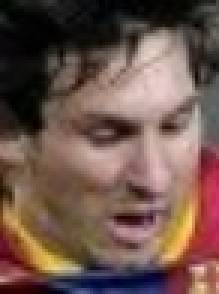
#> input picture Data/Messi1.jpg, 73 x 98 px (shown 3 times larger)
$ python Contours_Demo1.py --input ../Data/Messi1.jpg
#> lines starting #> are read from the running program, lines starting #| are printed output that depends on the picture; after the words box and inside, x2 and y2 are one past the last pixel; in counts of white or black regions, pixels touching at a corner belong together
import cv2 as cv
import numpy as np
import argparse
import random as rng

rng.seed(12345)
titleWindow = 'Contours_Demo1.py'

def thresh_callback(val):
    threshold = val

    ## [Canny]
    # Detect edges using Canny
    canny_output = cv.Canny(src_gray, threshold, threshold * 2)
    ## [Canny]

    ## [findContours]
    # Find contours
    contours, _ = cv.findContours(canny_output, cv.RETR_TREE, cv.CHAIN_APPROX_SIMPLE)
    ## [findContours]

    # Find the rotated rectangles and ellipses for each contour
    minRect = [None]*len(contours)
    minEllipse = [None]*len(contours)
    for i, c in enumerate(contours):
        minRect[i] = cv.minAreaRect(c)
        if c.shape[0] > 5:
            minEllipse[i] = cv.fitEllipse(c)

    # Draw contours + rotated rects + ellipses
    ## [zeroMat]
    drawing = np.zeros((canny_output.shape[0], canny_output.shape[1], 3), dtype=np.uint8)
    ## [zeroMat]
    ## [forContour]
    for i, c in enumerate(contours):
        color = (rng.randint(0,256), rng.randint(0,256), rng.randint(0,256))
        # contour
        cv.drawContours(drawing, contours, i, color)
        # ellipse
        if c.shape[0] > 5:
            cv.ellipse(drawing, minEllipse[i], color, 2)
        # rotated rectangle
        box = cv.boxPoints(minRect[i])
        box = np.intp(box) #np.intp: Integer used for indexing (same as C ssize_t; normally either integer or int64)
        cv.drawContours(drawing, [box], 0, color)
    ## [forContour]

    ## [showDrawings]
    # Show in a window
    cv.imshow('Contours', drawing)
    ## [showDrawings]

## [setup]
# Load source image
parser = argparse.ArgumentParser(description='Code for Creating Bounding rotated boxes and ellipses for contours tutorial.')
parser.add_argument('--input', help='Path to input image.', default='../Data/stuff.jpg')
args = parser.parse_args()

src = cv.imread(cv.samples.findFile(args.input))
#> src is the input picture: shape (98, 73, 3); mean B, G, R 76.1, 85.1, 110.5
if src is None:
    print('Could not open or find the image:', args.input)
    exit(0)

# Convert image to gray and blur it
src_gray = cv.cvtColor(src, cv.COLOR_BGR2GRAY)
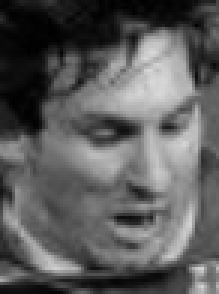
#> src_gray: shape (98, 73) (shown 3 times larger); min 0, max 216, mean 91.7
src_gray = cv.blur(src_gray, (3,3))
## [setup]

## [createWindow]
# Create Window
source_window = 'Source'
cv.namedWindow(source_window)
cv.imshow(source_window, src)
## [createWindow]
## [trackbar]
max_thresh = 255
thresh = 100 # initial threshold
cv.createTrackbar('Canny Thresh:', source_window, thresh, max_thresh, thresh_callback)
thresh_callback(thresh)
#> in thresh_callback, `canny_output = cv.Canny(src_gray, threshold, threshold * 2)`:
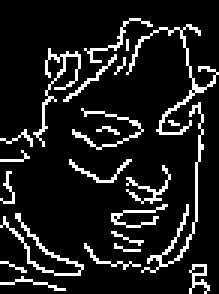
#> canny_output: shape (98, 73) (shown 3 times larger); 11.6% white in thin lines or dots
#> in thresh_callback, `contours, _ = cv.findContours(canny_output, cv.RETR_TREE, cv.CHAIN_APP..`: contours = 26 contours, 24 with area under 20; largest, box (x1, y1, x2, y2) and area: (42, 8, 73, 45) 31, (0, 71, 28, 92) 23
#> in thresh_callback, `minRect = [None]*len(contours)`: minRect = 26 items
#> the loop in thresh_callback, `for i, c in enumerate(contours):` made 26 passes
#> c on passes 10, 23, 25: [[37, 72], [38, 71], [39, 72], [38, 73]], [[42, 13], [42, 16]], [[63, 30], [64, 29], [65, 30], [64, 31]]
#> the loop in thresh_callback, `for i, c in enumerate(contours):` made 26 passes
#> (color, box) on passes 1, 2, 3, 4, 5, 6, 7, 8, 9, 11, 12, 13: ((213, 5, 152), [[20, 96], [0, 94], [0, 91], [21, 93]]), ((188, 99, 138), [[69, 97], [63, 97], [63, 88], [69, 88]]), ((223, 82, 191), [[65, 92], [63, 90], [66, 87], [68, 89]]), ((63, 221, 133), [[7, 90], [0, 87], [0, 86], [8, 89]]), ((89, 95, 181), [[45, 84], [37, 82], [38, 81], [46, 83]]), ((46, 211, 85), [[44, 91], [26, 84], [28, 81], [46, 88]]), ((75, 105, 39), [[46, 81], [36, 77], [37, 76], [47, 80]]), ((97, 174, 164), [[21, 96], [-3, 77], [3, 68], [27, 88]]), ((12, 234, 173), [[37, 76], [36, 70], [54, 67], [55, 73]]), ((3, 83, 91), [[4, 67], [0, 67], [0, 57], [4, 57]]), ((146, 50, 212), [[44, 69], [40, 59], [54, 54], [58, 64]]), ((54, 93, 192), [[43, 60], [23, 60], [23, 53], [43, 53]])
#> (c, color, box) on passes 10, 23, 25: ([[37, 72], [38, 71], [39, 72], [38, 73]], (13, 212, 1), [[38, 73], [37, 72], [38, 71], [39, 72]]), ([[42, 13], [42, 16]], (198, 91, 5), [[42, 16], [42, 16], [42, 13], [42, 13]]), ([[63, 30], [64, 29], [65, 30], [64, 31]], (246, 31, 7), [[64, 31], [63, 30], [64, 29], [65, 30]])
#> after the loop in thresh_callback, `for i, c in enumerate(contours):`:
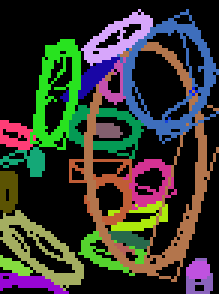
#> drawing: shape (98, 73, 3) (shown 3 times larger); mean of channels 0, 1, 2 46.9, 56.1, 54; drawn as B, G, R
## [trackbar]

cv.waitKey()
